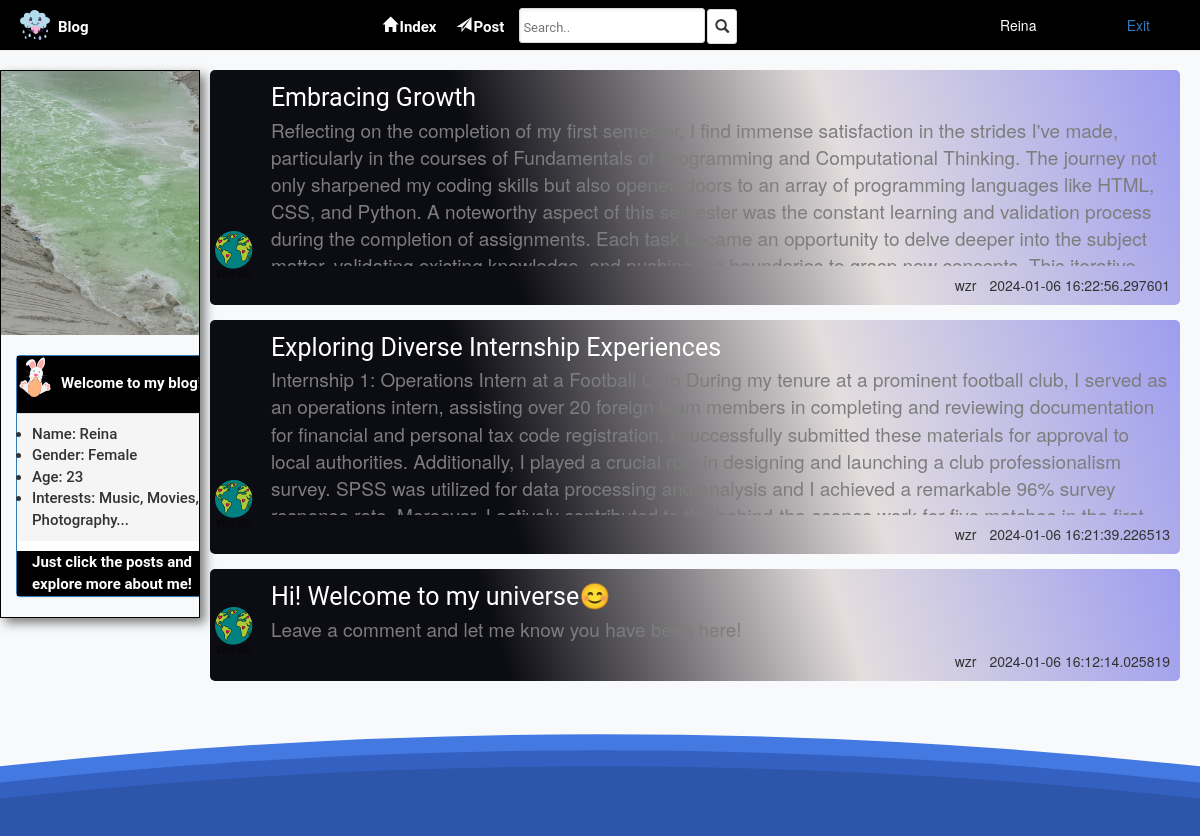
The app's page / (signed in) with its own data.
### models.py (models this page shows)
class UserModel(db.Model):
    __tablename__ = "user"
    id = db.Column(db.Integer, primary_key=True, autoincrement=True)
    username = db.Column(db.String(100), nullable=False)
    password = db.Column(db.String(255), nullable=False)
    email = db.Column(db.String(100), nullable=False, unique=True)
    join_time = db.Column(db.DateTime, default=datetime.now())

class PostModel(db.Model):
    __tablename__ = "post"
    id = db.Column(db.Integer, primary_key=True, autoincrement=True)
    title = db.Column(db.String(100), nullable=False)
    content = db.Column(db.Text, nullable=False)
    create_time = db.Column(db.DateTime, default=datetime.now)
    author_id = db.Column(db.Integer, db.ForeignKey("user.id"))
    author = db.relationship(UserModel, backref="posts")

### blueprints/qa.py (the view)
@bp.route("/")
def index():
    posts = PostModel.query.order_by(PostModel.create_time.desc()).all()
    return render_template("index.html", posts=posts)

### app.py (called while the page is built)
@app.before_request
def my_before_request():
    user_id = session.get("user_id")
    if user_id:
        user = UserModel.query.get(user_id)
        setattr(g, "user", user)
    else:
        setattr(g, "user", None)

@app.context_processor
def my_context_processor():
    return {"user": g.user}

### templates/index.html (shortened to what this page needs)
{% extends "base.html" %}
{% block header %}
    <link rel="stylesheet" href="https://cdn.jsdelivr.net/npm/bootstrap@3.4.1/dist/css/bootstrap.min.css">
    <link rel="stylesheet" href="../static/css/login-css.css">
    <link rel="stylesheet" href="../static/index-css.css">
{% endblock %}
{% block body %}
 <div class="row">
     <div class="col-md-2">
         <div class="TV">
             <div class="screen">
                 <img src="static/pics/pic3.jpg" alt="">
             </div>
         </div>
             <div class="panel panel-primary" id="notice">
  <div class="panel-body">
      <img src="static/easterbunny.svg" class="bunny" alt="">
      <span class="welcome">Welcome to my blog!</span>
  </div>
  <ul class="panel-footer">
      <li>Name: Reina</li>
      <li>Gender: Female</li>
      <li>Age: 23</li>
      <li>Interests: Music, Movies, Photography...</li>
  </ul>
        <div class="slogan-box"> <span class="slogan">Just click the posts and explore more about me!</span></div>
</div>
     </div>
     <div class="col-md-10">
         <ul class="post-ul">
             {% for post in posts %}
             <li class="each-post">
                 <div class="side">
                     <img class="side-icon" alt="" src="{{ url_for('static',filename='world of hearts 2.svg') }}">
                 </div>
                 <div class="post-main">
                     <div class="post-title"><a class="title-word" title="" href="{{ url_for('qa.qa_detail', ep_id=post.id) }}">{{ post.title }}</a></div>
                     <div class="post-content"><a class="content-word" title="" href="#">{{ post.content }}</a></div>
                     <div class="post-detail">
                         <span class="post-author">{{ post.author.username }}</span>
                         <span class="post-time">{{ post.create_time }}</span>
                     </div>
                 </div>
             </li>
             {% endfor %}
         </ul>
     </div>
 </div>
</div>
<div class="wiiuii_layout">
</div>
{% endblock %}

### templates/base.html (shortened to what this page needs)
<!DOCTYPE html>
<html lang="en">
<head>
    <link rel="stylesheet" href="../static/header.css">
    {% block header %} {% endblock %}
</head>
<body>
    <div class="header">
        <div class="left-section">
            <img class="blog-img" alt="" src="{{ url_for('static', filename='cloud.svg') }}">
           <a href="" class="left-text">Blog</a>
        </div>
        <div class="middle-section">
            <a class="index" href="{{ url_for('qa.index') }}"> <span class="glyphicon glyphicon-home" style="margin-right: 2px"></span>Index</a>
            <a class="post" href="{{ url_for('qa.add_post') }}"> <span class="glyphicon glyphicon-send" style="margin-right: 2px"></span>Post</a>
            <form method="get" action="{{ url_for('qa.search') }}">
                <input class="search-bar" type="search" placeholder="Search.." name="q">
                <button  class="glyphicon glyphicon-search" id="search-button" type="submit"></button>
            </form>
        </div>
        <ul class="right-section">
            {% if user %}
                <li class="login"> <span>{{ user.username }}</span> </li>
                <li class="register"> <a href="{{ url_for('auth.logout') }}">Exit</a></li>
            {% else %}
                <li class="login"><span class="glyphicon glyphicon-globe"><a class="login-text" href="{{ url_for('auth.login') }}">Login</a></span></li>
                <li class="register"><span class="glyphicon glyphicon-tree-deciduous"><a  class="register-text" href="{{ url_for('auth.register') }}">Register</a></span></li>
            {% endif %}
        </ul>
    </div>
    <div class="container-fluid">
        {% block body %}{% endblock %}
</body>
</html>

### static/header.css (style rules this page uses)
* { margin: 0; padding: 0; }
.header { display: flex; height: 50px; width: 100%; flex-direction: row; justify-content: space-between; background-color: black; box-shadow: 0 1px 1px rgba(0,0,0,0.05); }
.blog-img { display: inline-block; width: 30px; margin-left: 20px; }
.left-section { width: 180px; display:flex; align-items: center; }
.left-text { display: inline-block; font-family: Roboto, Arial, serif; font-size: 15px; font-weight: 600; margin-top: 5px; margin-left: 8px; color: white; text-decoration: none; }
.middle-section { flex: 1; margin-right: 45px; margin-left: 30px; max-width: 400px; display: flex; align-items: center; }
.index { display: flex; margin-right: 20px; color: white; margin-top: 5px; font-size: 15px; font-family: Roboto,Arial; font-weight: 600; }
.post { margin-top: 5px; display: flex; margin-right: 15px; color: white; font-size: 15px; font-family: Roboto,Arial; font-weight: 600; }
.search-bar { flex:1; height: 35px; padding-left: 3px; font-size: 15px; border-width: 1px; border-color: rgb(223, 217, 217); border-style: solid; border-radius: 3px; box-shadow: inset 1px 2px 3px rgba(0,0,0,0.05) ; }
.search-bar::placeholder { font-family: Roboto,Arial; font-size: 13px; }
#search-button { width: 30px; height: 35px; background-color: white; border-width: 1px; border-color: rgb(223, 217, 217); border-style: solid; border-radius: 3px; margin-left: -2px; margin-top: 1px; padding-bottom: 1px; }
.right-section { width: 150px; display: flex; align-items: center; justify-content: space-between; margin-right: 50px; flex-shrink: 0; margin-top: 10px; }
.login { list-style: none; color: white; }
.register { list-style: none; color: white; }

### static/css/login-css.css (style rules this page uses)
body { background-color: #f7f9fb; }

### static/index-css.css (style rules this page uses)
a { text-decoration: none; }
.side { display: inline-block; }
.col-md-2 { position: relative; overflow: hidden; border: 1px solid black; margin-top: 20px; padding: 0; box-shadow: 5px 5px 10px #7d7d7d; }
.col-md-2 .TV { width: 100%; }
.col-md-2 .TV .screen { display: flex; animation: imageAnimation 20s linear infinite; }
.col-md-2 .TV .screen img { width: 100%; height: auto; flex-shrink: 0; object-fit: cover; }
.post-ul { list-style-type:none; padding: 5px; margin: 0; }
.col-md-10 { padding-left: 5px; }
.side-icon { width: 50px; height: 85px; display: inline-block; }
.post-main { display: inline-block; margin-left: 7px; }
.post-title { display: inline-block; padding-top: 10px; }
.title-word { font-family:Roboto,Arial ; color: white; text-decoration: none; font-size: 25px; }
.post-content { display: block; max-height: 150px; max-width: 900px; overflow: hidden; text-overflow: ellipsis; }
.content-word { color: #7d7d7d; text-decoration: none; font-size: 19px; }
li { position: relative; }
.post-detail { position: absolute; bottom: 0; right: 0; padding: 10px; display: block; }
.post-author { padding-right: 9px; }
.each-post { border-radius: 5px; margin-top: 15px; background:linear-gradient(.20turn, rgb(12, 12, 19) 30%, rgba(218, 208, 208, 0.67),rgb(157,157,239)) }
#notice { width: 210px; margin-top: 20px; margin-left: 15px; }
.panel-body { padding: 0; }
.bunny { width: 40px; }
.welcome { font-family: Roboto,Arial; font-weight: 600; font-size: 15px; color: white; }
.panel-footer li { font-family: Roboto,Arial; font-weight: 520; font-size: 15px; }
.slogan { font-family: Roboto,Arial; font-weight: 600; font-size: 15px; color: white; }
.slogan-box { padding-left: 15px; background-color: black; }
.panel-body { background-color: black; }

### templates/index.html (style rules this page uses)
.wiiuii_layout { width: 100%; height: 150px; position: relative; overflow: hidden; line-height: 0; }
.editorial { position: absolute; bottom: 0; left: 0; width: 200%; height: 100%; }

### records on screen
UserModel: username "Reina"
PostModel: title "Embracing Growth", content "Reflecting on the completion of my first semester, I find immense satisfaction in the strides I've made, particularly in the courses of Fundamentals of Programming and Computational Thinking. The journey not only sharpened my coding skills but also opened doors to an array of programming languages like HTML, CSS, and Python. A noteworthy aspect of this semester was the constant learning and validation process during the completion of assignments. Each task became an opportunity to delve deeper into the subject…", author.username "wzr", create_time "2024-01-06 16:22:56.297601"
PostModel: title "Exploring Diverse Internship Experiences", content "Internship 1: Operations Intern at a Football Club During my tenure at a prominent football club, I served as an operations intern, assisting over 20 foreign team members in completing and reviewing documentation for financial and personal tax code registration. I successfully submitted these materials for approval to local authorities. Additionally, I played a crucial role in designing and launching a club professionalism survey. SPSS was utilized for data processing and analysis and I achieved a remarkable 96% survey…", author.username "wzr", create_time "2024-01-06 16:21:39.226513"
PostModel: title "Hi! Welcome to my universe😊", content "Leave a comment and let me know you have been here!", author.username "wzr", create_time "2024-01-06 16:12:14.025819"
